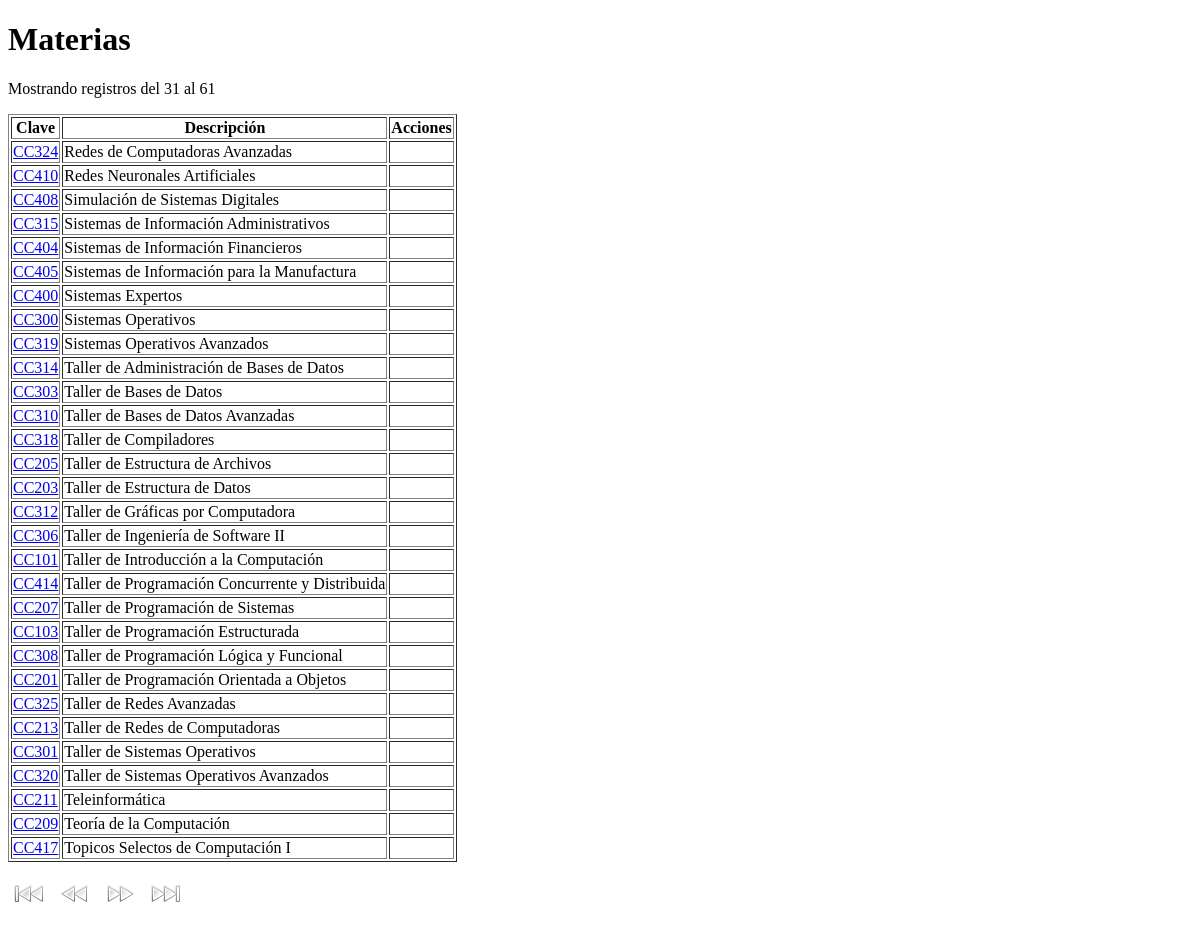
Page /html/admin/materias.php?off=30 (signed in) on the committed database.
### tables this page shows
CREATE TABLE IF NOT EXISTS `Materias` (
  `Clave` char(5) NOT NULL,
  `Descripcion` varchar(100) NOT NULL,
  PRIMARY KEY (`Clave`)
);

### html/admin/materias.php (the view, shortened to what this page needs)
<!DOCTYPE html PUBLIC "-//W3C//DTD XHTML 1.0 Transitional//EN" "http://www.w3.org/TR/xhtml1/DTD/xhtml1-transitional.dtd">
<html xmlns="http://www.w3.org/1999/xhtml">
<head>
	<link rel="stylesheet" type="text/css" href="../css/theme.css" />
</head>
<body>
	<h1>Materias</h1>
	<?php
		require_once "../mysql-con.php";
		$result = mysql_query ("SELECT COUNT(*) AS TOTAL FROM Materias", $mysql_con);
		$row = mysql_fetch_object ($result);
		$total = $row->TOTAL;
		$offset = (isset ($_GET['off'])) ? $_GET['off'] : 0;
		settype ($offset, "integer");
		$cant = 30;
		$show = $cant;
		echo "<p>Mostrando registros del ". ($offset + 1) ." al ". ($offset + $cant + 1) . "</p>";
		echo "<table border=\"1\">";
		echo "<thead><tr><th>Clave</th><th>Descripción</th><th>Acciones</th>";
		echo "</tr></thead>\n";
		$query = "SELECT * FROM Materias LIMIT ". $offset . ",". $cant;
		$result = mysql_query ($query, $mysql_con);
		echo "<tbody>";
		while (($object = mysql_fetch_object ($result))) {
			echo "<tr>";
			printf ("<td><a href=\"ver_materia.php?clave=%s\">%s</a></td>", $object->Clave, $object->Clave);
			echo "<td>".$object->Descripcion."</td>";
			echo "<td>";
			echo "</td></tr>\n";
		}
		echo "</tbody>";
		echo "</table>\n";
		echo "<p>";
		$next = $offset + $show;
		$ultimo = $total - ($total % $cant);
		$prev = $offset - $cant;
		if ($offset > 0) {
			echo "<a href=\"".$_SERVER['SCRIPT_NAME']."?off=0\"><img class=\"icon\" src=\"../img/first.png\" /></a>\n";
			echo "<a href=\"".$_SERVER['SCRIPT_NAME']."?off=".$prev."\"><img class=\"icon\" src=\"../img/prev.png\" /></a>\n";
		}
		if ($offset + $show < $total) {
			echo "<a href=\"".$_SERVER['SCRIPT_NAME']."?off=".$next."\"><img class=\"icon\" src=\"../img/next.png\" /></a>\n";
			echo "<a href=\"".$_SERVER['SCRIPT_NAME']."?off=".$ultimo."\"><img class=\"icon\" src=\"../img/last.png\" /></a>\n";
		}
		echo "</p>\n";
	?>
</body>
</html>

### html/css/theme.css (style rules this page uses)
a img { border: 0; }
.icon { vertical-align: middle; margin-right: 0.3em; margin-left: 0.3em; }
img, input, select, button { vertical-align: middle; }

### rows in the picture
materias: Clave "CC324", Descripcion "Redes de Computadoras Avanzadas"
materias: Clave "CC410", Descripcion "Redes Neuronales Artificiales"
materias: Clave "CC408", Descripcion "Simulación de Sistemas Digitales"
materias: Clave "CC315", Descripcion "Sistemas de Información Administrativos"
materias: Clave "CC404", Descripcion "Sistemas de Información Financieros"
materias: Clave "CC405", Descripcion "Sistemas de Información para la Manufactura"
materias: Clave "CC400", Descripcion "Sistemas Expertos"
materias: Clave "CC300", Descripcion "Sistemas Operativos"
materias: Clave "CC319", Descripcion "Sistemas Operativos Avanzados"
materias: Clave "CC314", Descripcion "Taller de Administración de Bases de Datos"
materias: Clave "CC303", Descripcion "Taller de Bases de Datos"
materias: Clave "CC310", Descripcion "Taller de Bases de Datos Avanzadas"
materias: Clave "CC318", Descripcion "Taller de Compiladores"
materias: Clave "CC205", Descripcion "Taller de Estructura de Archivos"
materias: Clave "CC203", Descripcion "Taller de Estructura de Datos"
materias: Clave "CC312", Descripcion "Taller de Gráficas por Computadora"
materias: Clave "CC306", Descripcion "Taller de Ingeniería de Software II"
materias: Clave "CC101", Descripcion "Taller de Introducción a la Computación"
materias: Clave "CC414", Descripcion "Taller de Programación Concurrente y Distribuida"
materias: Clave "CC207", Descripcion "Taller de Programación de Sistemas"
materias: Clave "CC103", Descripcion "Taller de Programación Estructurada"
materias: Clave "CC308", Descripcion "Taller de Programación Lógica y Funcional"
materias: Clave "CC201", Descripcion "Taller de Programación Orientada a Objetos"
materias: Clave "CC325", Descripcion "Taller de Redes Avanzadas"
materias: Clave "CC213", Descripcion "Taller de Redes de Computadoras"
materias: Clave "CC301", Descripcion "Taller de Sistemas Operativos"
materias: Clave "CC320", Descripcion "Taller de Sistemas Operativos Avanzados"
materias: Clave "CC211", Descripcion "Teleinformática"
materias: Clave "CC209", Descripcion "Teoría de la Computación"
materias: Clave "CC417", Descripcion "Topicos Selectos de Computación I"

### other values in the picture
$offset + 1 "31"
$offset + $cant + 1 "61"
